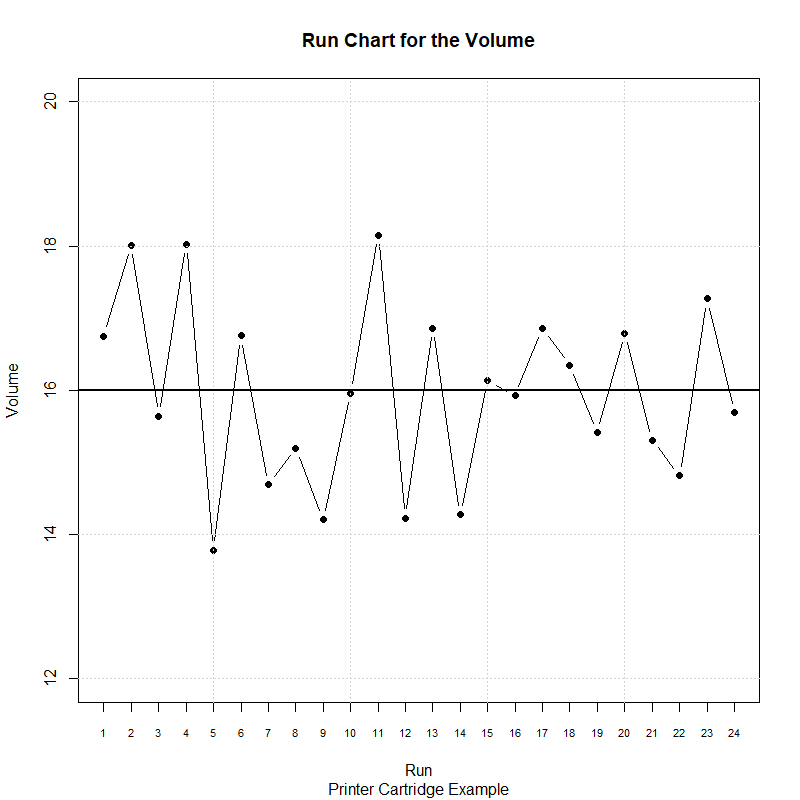

Generate this figure with R:
### RUN CHART ###

# Import the SixSigma package
library(SixSigma)

# Read a csv file and name it as df
df <- data.frame(read.csv(file.choose(), header = FALSE))

# Assign a header to the column
colnames(df) <- "Measure"

# Build the run chart
plot(df$Measure,        # do not modify this line of code 
     type = "b",        # type refers to chart layout ("b" or "c")
     pch  = ,           # pch refers to the symbol shape on the plot 
     ylim = c(,),       # ylim refers to the y-axis limts 
     axes = FALSE,      # axis determine is default axes are set to the chart
     main = "",         # type in the plot title
     sub  = "",         # type in the plot subtitle
     xlab = "",         # type in the x-axis title
     ylab = "")         # type in the y-axis title
axis(1,                 # axis 1 refers to the x-axis
     at = :,            # set the x-axis limits
     cex.axis = 0.7     # set the x-axis font size
axis(2)                 # axis 2 refers to the y-axis
box()                   # place everything within a box
grid()                  # add grid to the chart
abline(h = ,            # set the measure target (horizontal straight bar)
       lwd = 2)         # set the mean line width

# EXAMPLE

library(SixSigma)

plot(ss.data.pc$pc.volume,
     type = "b",
     pch = 16,
     ylim = c(12, 20),
     axes = FALSE,
     main = "Run Chart for the Volume",
     sub = "Printer Cartridge Example",
     xlab = "Run",
     ylab = "Volume")
axis(1,
     at = 1:24,
     cex.axis = 0.7)
axis(2)
box()
grid()
abline(h = 16,
       lwd = 2)
